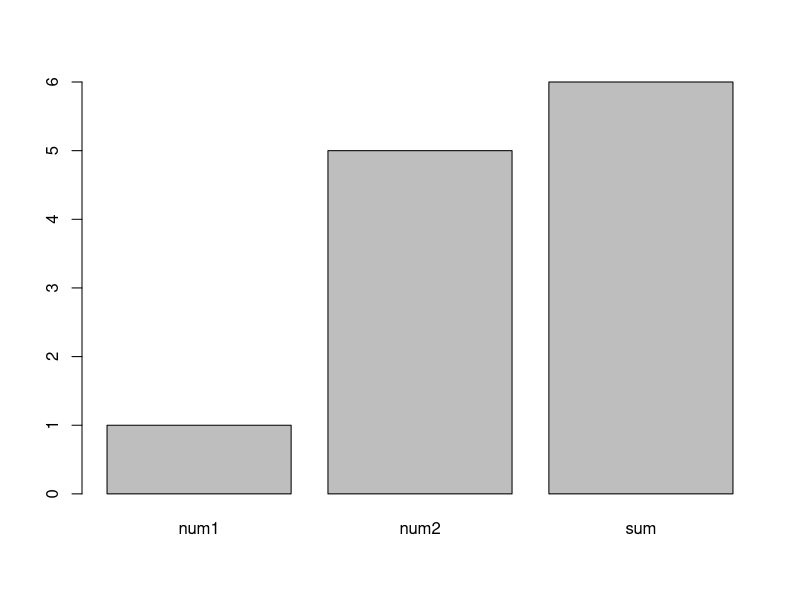
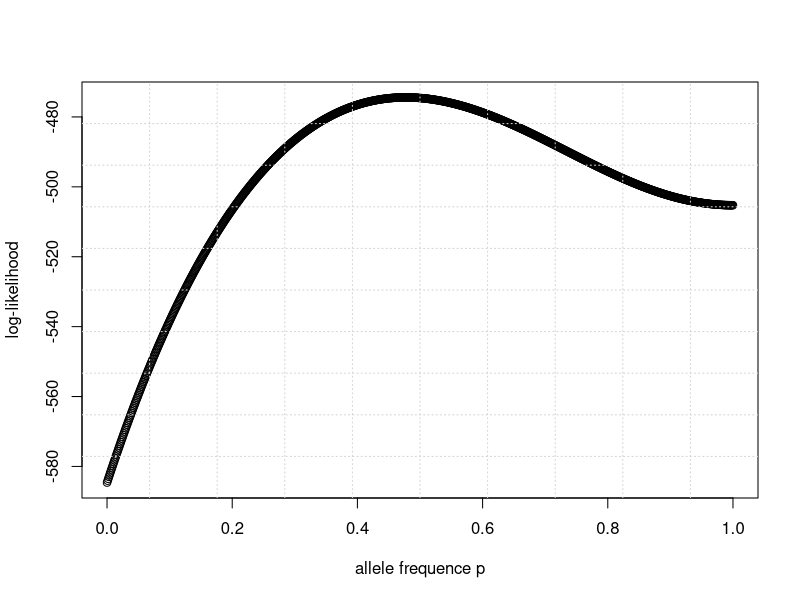
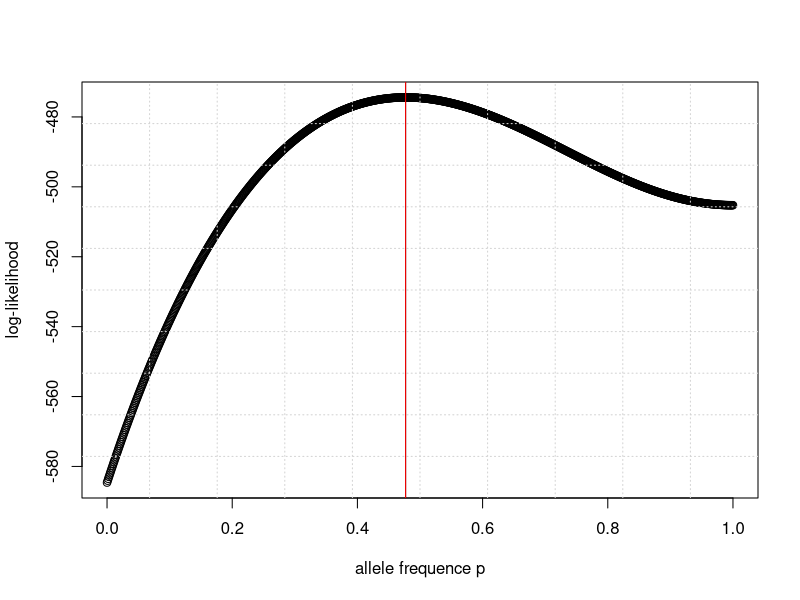

These charts were generated, in order, by the following R code:
## ---- chunk 1
knitr::opts_chunk$set(echo = TRUE)
## ---- chunk 2
  add2numbers <- function(num1, num2){
    sum = num1 + num2
    return(sum)
  }

add2numbers(1, 2)
## ---- chunk 3
  plot.sum <- function(num1, num2) {
    values = c(num1, num2, add2numbers(num1, num2))
    barplot(values, names.arg= c("num1", "num2", "sum"))
  }

plot.sum(1, 5)
## ---- chunk 4
freq.halitosis <- function(p){
  return( 0.1*p^2+0.1*2*p*(1-p)+0.4*(1-p)^2 )
}

ll.halitosis <- function(f){
  return( 182 * log(f) + 818 * log(1-f) )
}
## ---- chunk 5
p <- seq(0, 1, 0.001)
ll <- ll.halitosis( freq.halitosis( p ) )
plot (p, ll, xlim=range(0:1), xlab = "allele frequence p", ylab="log-likelihood")
grid(10,10)
## ---- chunk 6
which.max (ll)
p[which.max (ll)]
## ---- chunk 7
plot (p, ll, xlim=range(0:1), xlab = "allele frequence p", ylab="log-likelihood")
grid(10,10)
abline(v= p[which.max (ll)])
abline(v= p[which.max (ll)], col ="red")
